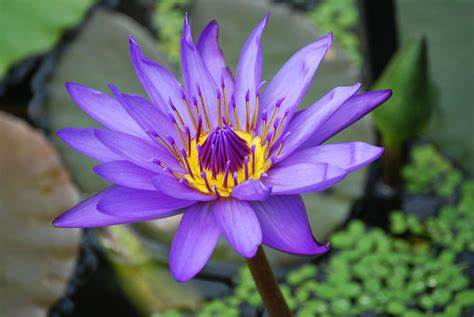
#> input picture flower.jpg, 474 x 317 px, found by its file name
$ python l1q3.py
#> lines starting #> are read from the running program, lines starting #| are printed output that depends on the picture
import cv2
import numpy as np

img_read=cv2.imread(r"C:\Users\student\Desktop\flower.jpg")
#> img_read is the input picture: shape (317, 474, 3); mean B, G, R 112.5, 99.1, 101.8

cv2.imshow('rgb flower',img_read)
cv2.waitKey(0)

b,g,r=cv2.split(img_read)
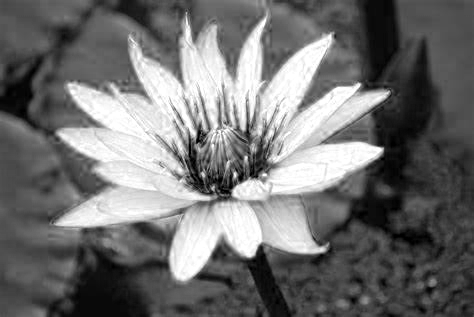
#> b: shape (317, 474); min 0, max 255, mean 112.5
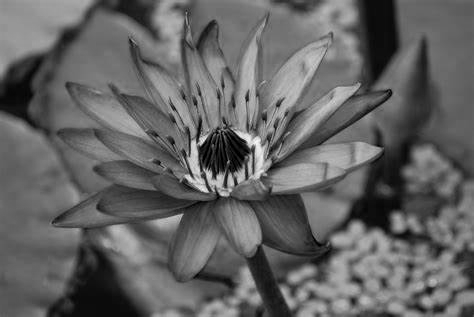
#> g: shape (317, 474); min 0, max 250, mean 99.1
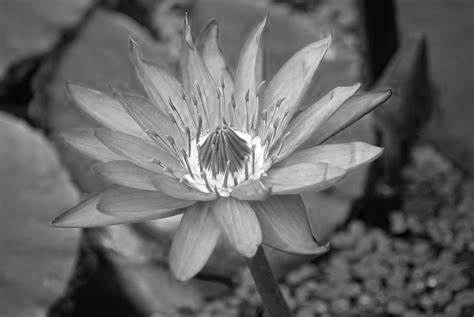
#> r: shape (317, 474); min 0, max 255, mean 101.8
k=np.zeros_like(b)
b=cv2.merge([b,k,k])
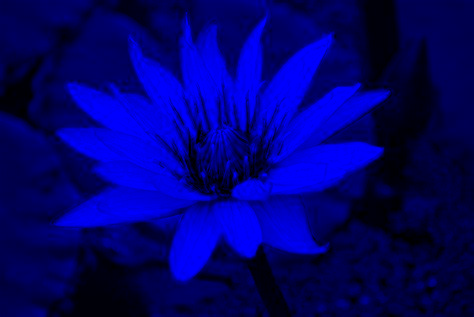
#> b: shape (317, 474, 3); mean of channels 0, 1, 2 112.5, 0, 0; drawn as B, G, R
g=cv2.merge([k,g,k])
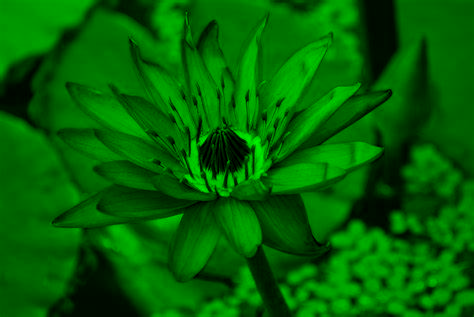
#> g: shape (317, 474, 3); mean of channels 0, 1, 2 0, 99.1, 0; drawn as B, G, R
r=cv2.merge([k,k,r])
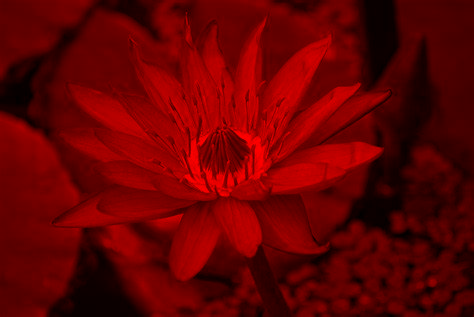
#> r: shape (317, 474, 3); mean of channels 0, 1, 2 0, 0, 101.8; drawn as B, G, R

cv2.imshow('blue',b)
cv2.imshow('red',r)
cv2.imshow('green',g)

cv2.waitKey(0)
cv2.destroyAllWindows()
